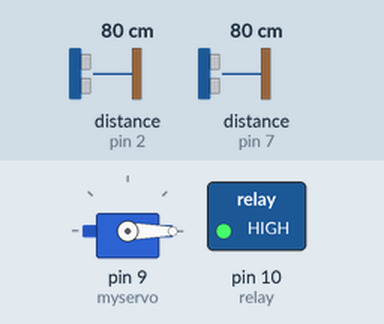
Bench run of a sketch on a simulated Arduino Uno, built with avr-gcc and run on an emulated ATmega328P. Parts: servo, switched loads named in the sketch (green lamp = pin HIGH). Wiring (inferred from the names in the program): ultrasonic range finder: trigger pin 8; echo pin 7. Dashed ring = blinking. Inputs (shaded band) come from the test bench; at power-on: distance to the obstacle (sensors on pin 7, pin 2) 80 cm. The echo pulse lasts 58.3 µs per cm; pins used as bus, display or sensor lines are not drawn.

Above: at 7.3 s.
7.4 s: distance to the obstacle (sensor on pin 7) set to 7 cm
10.7 s: distance to the obstacle (sensor on pin 7) set to 4 cm
At 12.8 s:
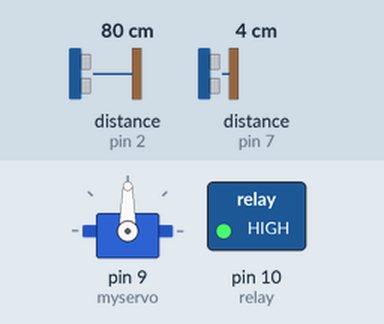
15.1 s: distance to the obstacle (sensor on pin 7) set to 25 cm
17.6 s: distance to the obstacle (sensor on pin 7) set to 31 cm
At 19.8 s:
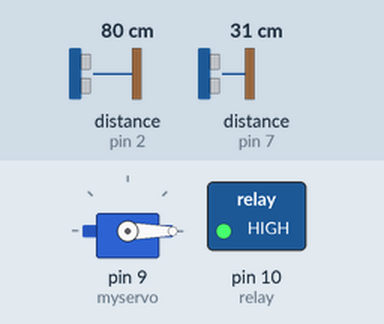
Timing chart, 0 to 22.5 s (numbered marks = the images above; inputs shaded):
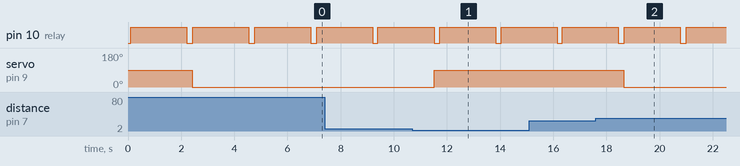

The sketch:

Smart_Centralized_Water_Supply_System.ino
```cpp
#include<Servo.h>
Servo myservo;
int pos = 0;
float d;
float e;
int low=23;
int high=5;

   void setup() {

    Serial.begin(9600);
    pinMode(2,INPUT);//echo pin of ultraSonic1

    pinMode(4,OUTPUT);//trig pin of ultraSonic1

    pinMode(7,INPUT);//echo pin of ultraSonic2

    pinMode(8,OUTPUT);//trig pin of ultraSonic2

    pinMode(10,OUTPUT);// relay

    myservo.attach(9);

 }

    void vol() //distance calculaion...

 {

    digitalWrite(8,HIGH);

       delayMicroseconds(8);

   digitalWrite(8,LOW);

       delayMicroseconds(2);

   d=pulseIn(7,HIGH);

   d= d / 69;
   delay(100);

 }

    void loop()
    {

   vol(); while(1)

    {

    b: digitalWrite(10,HIGH);// Pump On...

        delay(2000); vol();

    if(d<high) //check high...
{
    {

   digitalWrite(4,HIGH);

       delayMicroseconds(8);

   digitalWrite(4,LOW);

       delayMicroseconds(8);

       e=pulseIn(2,HIGH);

         e= e / 69;
  }

     {
     for (pos = 0; pos <= 90; pos += 1)   // goes from 0 degrees to 90 degrees
                                      // in steps of 1 degree
    myservo.write(pos);              // tell servo to go to position in variable 'pos'
    delay(5);                       // waits 5 ms for the servo to reach the position
    if(e>low)                        //check low...


    goto a;

     }
  }

     while(1)

    {

        a: digitalWrite(10,LOW);// pump off...

             delay(100);

     vol(); if(d>low) //check low
    {
      for (pos = 90; pos >= 0; pos -= 1)  // goes from 90 degrees to 0 degrees
        myservo.write(pos);              // tell servo to go to position in variable 'pos'
         delay(15);                     // waits 15 ms for the servo to reach the position
    }


 goto b;

   }
 }}
```

Measured:
- the behaviour switches between 6 and 5 cm on distance to the obstacle (sensor on pin 7) (found by bisection; images 0 and 1)
- the behaviour switches between 27 and 28 cm on distance to the obstacle (sensor on pin 7) (found by bisection; images 1 and 2)
- after the input at 10.7 s, servo on pin 9 (myservo): 0° → 90° after 0.82 s
- after the input at 17.6 s, servo on pin 9 (myservo): 90° → 0° after 1.1 s
- by itself, pin 10 (relay): alternates HIGH for 2.1 s and LOW for 0.23 s
